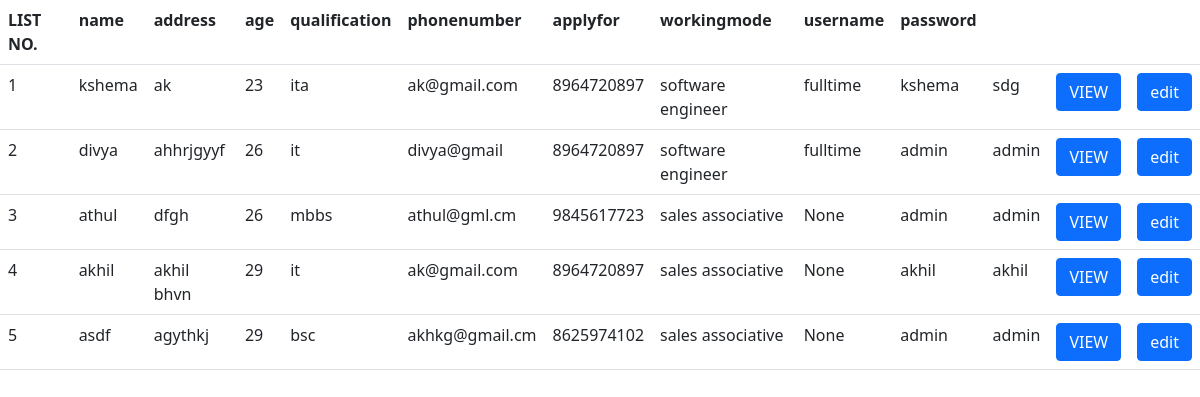
Page /view1/ on the committed database.
### myapp/models.py (models this page shows)
class jobseeker(models.Model):
    name=models.CharField(max_length=20,null=True)
    address=models.CharField(max_length=30,null=True)
    age=models.IntegerField(max_length=50,null=True)
    qualification=models.CharField(max_length=50,null=True)
    email=models.CharField(max_length=50,null=True)
    phonenumber=models.IntegerField(null=True)
    applyfor=models.CharField(max_length=50,null=True)
    workingmode=models.CharField(max_length=50,null=True)
    username=models.CharField(max_length=50,null=True)
    password=models.CharField(max_length=20,null=True)

### myapp/views.py (the view)
# urls.py: path('view1/',views.view1,name='view1.html'),
def view1(request):
    cr=jobseeker.objects.all()
    return render(request,"view1.html",{'cr':cr})

### templates/view1.html (shortened to what this page needs)
<!DOCTYPE html>
<html lang="en">
    <head>
<link href="https://cdn.jsdelivr.net/npm/bootstrap@5.1.3/dist/css/bootstrap.min.css" rel="stylesheet">
        <body>
            <div class="table-border">
                <form action=""method="POST"
                enctype="multipart/form-data">
            <table class="table">
                <tr>
                    <th scope="col">LIST NO.</th>
                    <th scope="col">name</th>
                    <th scope="col">address</th>
                    <th scope="col">age</th>
                    <th scope="col">qualification</th>
                    <th scope="col">phonenumber</th>
                    <th scope="col">applyfor</th>
                    <th scope="col">workingmode</th>
                    <th scope="col">username</th>
                    <th scope="col">password</th>
                    <th scope="col"></th>
                    <th scope="col"></th>
                    <th scope="col"></th>
                </tr>
                {% for i in cr %}
                <tr>
                    <td>{{forloop.counter}}</td>
                    <td>{{i.name}}</td>
                    <td>{{i.address}}</td>
                    <td>{{i.age}}</td>
                    <td>{{i.qualification}}</td>
                    <td>{{i.email}}</td>
                    <td>{{i.phonenumber}}</td>
                    <td>{{i.applyfor}}</td>
                    <td>{{i.workingmode}}</td>
                    <td>{{i.username}}</td>
                    <td>{{i.password}}</td>
                    <td><a href="{%url 'detailsview1' i.id%}" class="btn btn-primary">VIEW</a></td>
                    <td><a href="{%url 'update' i.id%}" class="btn btn-primary">edit</a></td>
                </tr>
                {%endfor%}
            </table>
        </form>
            </div>
        </body>
    </head>
</html>

### templates/view1.html (style rules this page uses)
body { background: url('https://png.pngtree.com/thumb_back/fh260/background/20190221/ourmid/pngtree-gradient-jobs-business-investment-image_13903.jpg') fixed; background-size: cover; }

### rows in the picture
jobseeker: name "kshema", address "ak", age "23", qualification "ita", email "ak@gmail.com", phonenumber "8964720897", applyfor "software engineer", workingmode "fulltime", username "kshema", password "sdg"
jobseeker: name "divya", address "ahhrjgyyf", age "26", qualification "it", email "divya@gmail", phonenumber "8964720897", applyfor "software engineer", workingmode "fulltime", username "admin", password "admin"
jobseeker: name "athul", address "dfgh", age "26", qualification "mbbs", email "athul@gml.cm", phonenumber "9845617723", applyfor "sales associative", workingmode "None", username "admin", password "admin"
jobseeker: name "akhil", address "akhil bhvn", age "29", qualification "it", email "ak@gmail.com", phonenumber "8964720897", applyfor "sales associative", workingmode "None", username "akhil", password "akhil"
jobseeker: name "asdf", address "agythkj", age "29", qualification "bsc", email "akhkg@gmail.cm", phonenumber "8625974102", applyfor "sales associative", workingmode "None", username "admin", password "admin"
